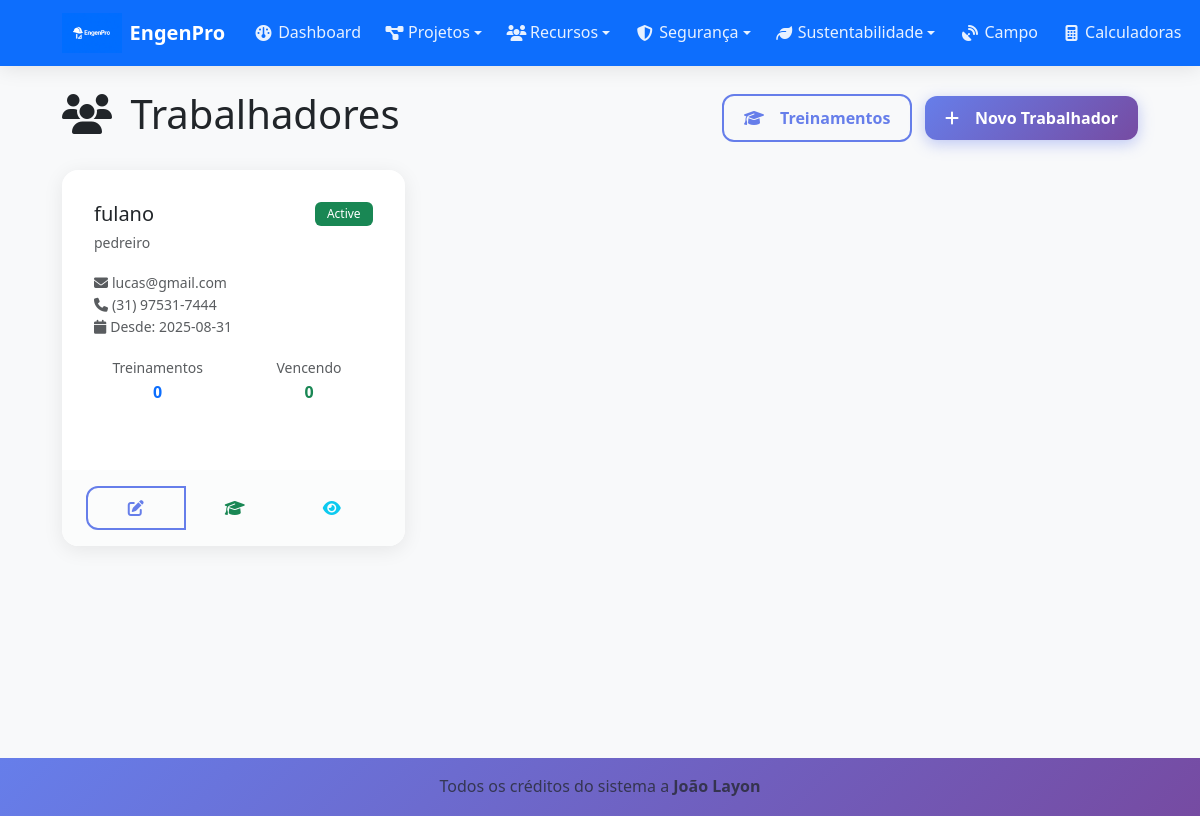
The page /training/workers (signed in) on the database its author committed.
### tables this page shows
CREATE TABLE workers (
    id INTEGER PRIMARY KEY AUTOINCREMENT,
    name TEXT NOT NULL,
    role TEXT,
    email TEXT,
    phone TEXT,
    hire_date DATE,
    status TEXT DEFAULT 'active',
    created_at TIMESTAMP DEFAULT CURRENT_TIMESTAMP
);

### blueprints/training.py (the view)
@training_bp.route('/workers')
def workers():
    if 'user_id' not in session:
        return redirect(url_for('auth.login'))
    db = get_db()
    workers = db.execute(
        'SELECT * FROM workers ORDER BY name'
    ).fetchall()
    for worker in workers:
        total_trainings = db.execute(
            'SELECT COUNT(*) as count FROM worker_trainings WHERE worker_id = ?',
            (worker['id'],)
        ).fetchone()['count']
        expiring_soon = db.execute(
            'SELECT COUNT(*) as count FROM worker_trainings '
            'WHERE worker_id = ? AND expiry_date <= date("now", "+30 days") '
            'AND expiry_date >= date("now")',
            (worker['id'],)
        ).fetchone()['count']
        worker = dict(worker)
        worker['total_trainings'] = total_trainings
        worker['expiring_soon'] = expiring_soon
    return render_template('training/workers.html', workers=workers)

### blueprints/training.py (called while the page is built)
def get_db():
    from flask import current_app
    return current_app.get_db()

### templates/training/workers.html (shortened to what this page needs)
{% extends "base.html" %}
{% block content %}
<div class="d-flex justify-content-between align-items-center mb-4">
    <h1>
        <i class="fas fa-users me-2"></i>
        Trabalhadores
    </h1>
    <div>
        <a href="{{ url_for('training.index') }}" class="btn btn-outline-primary me-2">
            <i class="fas fa-graduation-cap me-2"></i>
            Treinamentos
        </a>
        <a href="{{ url_for('training.new_worker') }}" class="btn btn-primary">
            <i class="fas fa-plus me-2"></i>
            Novo Trabalhador
        </a>
    </div>
</div>
{% if workers %}
    <div class="row">
        {% for worker in workers %}
            <div class="col-md-6 col-lg-4 mb-4">
                <div class="card h-100">
                    <div class="card-body">
                        <div class="d-flex justify-content-between align-items-start mb-3">
                            <div>
                                <h5 class="card-title mb-1">{{ worker.name }}</h5>
                                {% if worker.role %}
                                    <small class="text-muted">{{ worker.role }}</small>
                                {% endif %}
                            </div>
                            <span class="badge bg-{{ 'success' if worker.status == 'active' else 'secondary' }}">
                                {{ worker.status.title() }}
                            </span>
                        </div>
                        <div class="mb-2">
                            {% if worker.email %}
                                <small class="text-muted d-block"><i class="fas fa-envelope me-1"></i>{{ worker.email }}</small>
                            {% endif %}
                            {% if worker.phone %}
                                <small class="text-muted d-block"><i class="fas fa-phone me-1"></i>{{ worker.phone }}</small>
                            {% endif %}
                            {% if worker.hire_date %}
                                <small class="text-muted d-block"><i class="fas fa-calendar me-1"></i>Desde: {{ worker.hire_date }}</small>
                            {% endif %}
                        </div>
                        <div class="row text-center mt-3">
                            <div class="col-6">
                                <small class="text-muted">Treinamentos</small>
                                <div class="fw-bold text-primary">{{ worker.total_trainings or 0 }}</div>
                            </div>
                            <div class="col-6">
                                <small class="text-muted">Vencendo</small>
                                <div class="fw-bold {% if worker.expiring_soon %}text-warning{% else %}text-success{% endif %}">
                                    {{ worker.expiring_soon or 0 }}
                                </div>
                            </div>
                        </div>
                    </div>
                    <div class="card-footer">
                        <div class="btn-group w-100" role="group">
                            <a href="{{ url_for('training.edit_worker', worker_id=worker.id) }}" class="btn btn-outline-primary" title="Editar">
                                <i class="fas fa-edit"></i>
                            </a>
                            <a href="{{ url_for('training.assign') }}?worker_id={{ worker.id }}" class="btn btn-outline-success" title="Atribuir Treinamento">
                                <i class="fas fa-graduation-cap"></i>
                            </a>
                            <a href="{{ url_for('training.worker_details', worker_id=worker.id) }}" class="btn btn-outline-info" title="Ver Detalhes">
                                <i class="fas fa-eye"></i>
                            </a>
                        </div>
                    </div>
                </div>
            </div>
        {% endfor %}
    </div>
{% endif %}
{% endblock %}

### static/css/style.css (style rules this page uses)
:root { --primary-color: #0d6efd; --success-color: #198754; --warning-color: #ffc107; --danger-color: #dc3545; --info-color: #0dcaf0; --dark-color: #212529; --light-color: #f8f9fa; --border-radius: 0.375rem; --box-shadow: 0 0.125rem 0.25rem rgba(0, 0, 0, 0.075); --box-shadow-lg: 0 1rem 3rem rgba(0, 0, 0, 0.175); }
body { font-family: 'Segoe UI', Tahoma, Geneva, Verdana, sans-serif; background-color: #f8f9fa; line-height: 1.6; }
.card { border: none; box-shadow: var(--box-shadow); transition: all 0.3s ease; border-radius: var(--border-radius); }
.btn { border-radius: var(--border-radius); font-weight: 500; transition: all 0.3s ease; border-width: 1px; }
.btn-group .btn { transform: none; }
.badge { font-weight: 500; padding: 0.375rem 0.75rem; border-radius: var(--border-radius); }
* { box-sizing: border-box; }
html { scroll-behavior: smooth; -webkit-text-size-adjust: 100%; }
body { -webkit-overflow-scrolling: touch; touch-action: manipulation; }
.card { border: none; border-radius: 16px; box-shadow: 0 4px 20px rgba(0,0,0,0.08); transition: all 0.4s cubic-bezier(0.175, 0.885, 0.32, 1.275); overflow: hidden; margin-bottom: 1.5rem; backdrop-filter: blur(10px); background: rgba(255, 255, 255, 0.95); }
.card-body { padding: 1.5rem; }
.card-footer { background: rgba(248, 249, 250, 0.5); border: none; border-radius: 0 0 16px 16px; padding: 1rem 1.5rem; }
.btn { min-height: 44px; padding: 0.75rem 1.5rem; border-radius: 12px; font-weight: 600; border: none; position: relative; overflow: hidden; transition: all 0.3s cubic-bezier(0.175, 0.885, 0.32, 1.275); text-decoration: none; display: inline-flex; align-items: center; justify-content: center; gap: 0.5rem; font-size: 0.95rem; cursor: pointer; user-select: none; -webkit-tap-highlight-color: transparent; }
.btn::before { content: ''; position: absolute; top: 0; left: -100%; width: 100%; height: 100%; background: linear-gradient(90deg, transparent, rgba(255,255,255,0.3), transparent); transition: left 0.6s; }
.btn-primary { background: linear-gradient(135deg, #667eea 0%, #764ba2 100%); color: white; box-shadow: 0 4px 15px rgba(102, 126, 234, 0.4); }
.btn-outline-primary { border: 2px solid #667eea; color: #667eea; background: transparent; }
@media (min-width: 414px) { .btn { font-size: 1rem; } }
@media (min-width: 414px) { .card-body { padding: 1.75rem; } }
@media (min-width: 768px) { .card { margin-bottom: 2rem; } }
@media (min-width: 768px) { .card-body { padding: 2rem; } }
@media (min-width: 768px) { .btn { min-height: 40px; padding: 0.625rem 1.25rem; } }
.btn, .card, .nav-link, .dropdown-item, .table tbody tr { -webkit-tap-highlight-color: transparent; touch-action: manipulation; }
.btn, .form-control, .form-select, .nav-link { min-height: 44px; }
* { -webkit-transform: translateZ(0); transform: translateZ(0); }
.card, .btn, .navbar, .table-responsive { will-change: transform; backface-visibility: hidden; perspective: 1000px; }

### rows shown on the page
workers: name "fulano", role "pedreiro", status "Active", email "lucas@gmail.com", phone "(31) 97531-7444", hire_date "2025-08-31", total_trainings "0", expiring_soon "0"
